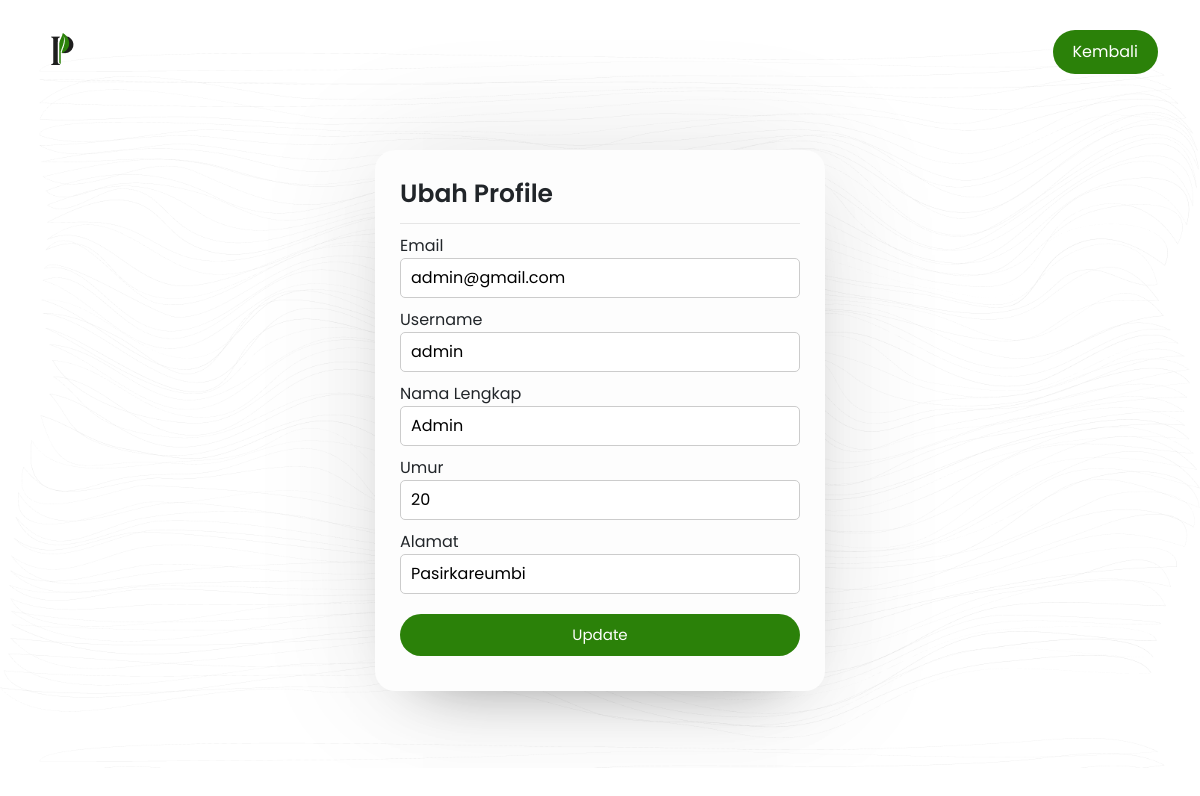
The page /edit-profile.php (signed in) on the database its author committed.
### tables this page shows
CREATE TABLE users(
    id int AUTO_INCREMENT PRIMARY KEY,
    email VARCHAR(255) NOT NULL,
    password VARCHAR(255) NOT NULL,
    username VARCHAR(255) NOT NULL,
    fullname VARCHAR(255) NOT NULL,
    age INT,
    alamat VARCHAR(255),
    latitude DECIMAL(9,6),
    longitude DECIMAL(9,6),
    role ENUM('admin', 'user') DEFAULT 'user'
);

### edit-profile.php (the view, shortened to what this page needs)
<?php
include("php/config.php");
?>
<!DOCTYPE html>
<html>
<head>
    <link rel="stylesheet" href="css/bootstrap.min.css">
    <link rel="stylesheet" href="css/login.css">
</head>
<body class="body-fixed">
    <header class="site-header">
        <div class="container">
            <div class="row">
                <div class="col-lg-2">
                    <div class="header-logo">
                        <a href="menu.php">
                            <img src="image/logo_petanipintar.png" width="40" height="40" alt="Logo">
                        </a>
                    </div>
                </div>
                <div class="col-lg-10">
                    <div class="main-navigation">
                        <nav class="header-menu">
                            <ul class="menu">
                                <li>
                                    <button onclick="window.location.href='profile.php'" class="signup">Kembali</button>
                                </li>
                            </ul>
                        </nav>
                    </div>
                </div>
            </div>
        </div>
    </header>
    <div id="viewport">
        <div id="js-scroll-content">
            <div class="repeat-img" style="background-image: url(image/pattern1_background.png);">
                <div section="main-banner">
                    <div class="sec-wp">
                        <div class="box-container mt-5">
                            <div class="box form-box">
                                <?php
                                if (isset($_POST['submit'])) {
                                    $email = mysqli_real_escape_string($con, filter_var($_POST['email'], FILTER_SANITIZE_EMAIL));
                                    $username = $_POST['username'];
                                    $fullname = $_POST['fullname'];
                                    $age = $_POST['age'];
                                    $alamat = $_POST['alamat'];
                                    $id = $_SESSION['id'];
                                    if (!filter_var($email, FILTER_VALIDATE_EMAIL)) {
                                        echo "<div class='message'>
                                            <p>Format email tidak valid!</p>
                                        </div> <br>";
                                        echo "<a href='javascript:self.history.back()'><button class='btn'>Ulangi</button>";
                                    } else {
                                        $latitude = null;
                                        $longitude = null;
                                        $alamat_valid = true;
                                        if (!empty(trim($alamat)) && preg_match("/^[a-zA-Z0-9\s.,-]+$/", $alamat)) {
                                            $options = array(
                                                'http' => array(
                                                    'method' => "GET",
                                                    'header' => "User-Agent: PetaniPintar\r\n"
                                                )
                                            );
                                            $context = stream_context_create($options);
                                            $geocode = file_get_contents('https://nominatim.openstreetmap.org/search?format=json&q=' . urlencode($alamat), false, $context);
                                            $output = json_decode($geocode);
                                            if (isset($output[0]->lat) && isset($output[0]->lon)) {
                                                $latitude = $output[0]->lat;
                                                $longitude = $output[0]->lon;
                                            } else {
                                                $alamat_valid = false;
                                                echo "<div class='message'>
                                                    <p>Alamat tidak valid. Silakan coba lagi!</p>
                                                </div> <br>";
                                                echo "<a href='javascript:self.history.back()'><button class='btn'>Ulangi</button>";
                                            }
                                        } elseif (!empty(trim($alamat))) {
                                            $alamat_valid = false;
                                            echo "<div class='message'>
                                            <p>Alamat tidak valid. Silakan masukkan alamat yang valid!</p>
                                        </div> <br>";
                                            echo "<a href='javascript:self.history.back()'><button class='btn'>Ulangi</button>";
                                        }
                                        if ($alamat_valid) {
                                            $edit_query = "UPDATE users SET
                                                        Username='$username',
                                                        Email='$email',
                                                        Fullname='$fullname',
                                                        Age='$age'";
                                            if (!empty(trim($alamat))) {
                                                $edit_query .= ", Alamat='$alamat', latitude='$latitude', longitude='$longitude'";
                                            }
                                            $edit_query .= " WHERE Id=$id";
                                            $result = mysqli_query($con, $edit_query) or die("error occurred");
                                            if ($result) {
                                                echo "<div class='message'>
                                                    <h5><b>Profil Diperbarui!</b></h5>
                                                </div> <br>";
                                                echo "<a href='profile.php'><center><button class='signin'>Kembali ke Profil</button></center>";
                                            } else {
                                                echo "<div class='message'>
                                                    <p>Terjadi kesalahan saat mengupdate profil. Silakan coba lagi.</p>
                                                </div> <br>";
                                                echo "<a href='javascript:self.history.back()'><button class='btn'>Ulangi</button>";
                                            }
                                        }
                                    }
                                } else {
                                    $id = $_SESSION['id'];
                                    $query = mysqli_query($con, "SELECT*FROM users WHERE id=$id ");
                                    while ($result = mysqli_fetch_assoc($query)) {
                                        $res_email = $result['email'];
                                        $res_username = $result['username'];
                                        $res_fullname = $result['fullname'];
                                        $res_age = $result['age'];
                                        $res_alamat = $result['alamat'];
                                    }
                                ?>
                                    <header>Ubah Profile</header>
                                    <form action="" method="post">
                                        <div class="field input">
                                            <label for="email">Email</label>
                                            <input type="text" name="email" id="email" value="<?php echo $res_email; ?>" autocomplete="off" required>
                                        </div>
                                        <div class="field input">
                                            <label for="username">Username</label>
                                            <input type="text" name="username" id="username" value="<?php echo $res_username; ?>" autocomplete="off" required>
                                        </div>
                                        <div class="field input">
                                            <label for="fullname">Nama Lengkap</label>
                                            <input type="text" name="fullname" id="fullname" value="<?php echo $res_fullname; ?>" autocomplete="off" required>
                                        </div>
                                        <div class="field input">
                                            <label for="age">Umur</label>
                                            <input type="number" name="age" id="age" value="<?php echo $res_age; ?>" autocomplete="off" required>
                                        </div>
                                        <div class="field input">
                                            <label for="alamat">Alamat</label>
                                            <input type="text" name="alamat" id="alamat" value="<?php echo $res_alamat; ?>" autocomplete="off">
                                        </div>
                                        <div class="field">
                                            <input type="submit" class="btn" name="submit" value="Update" required>
                                        </div>
                                    </form>
                            </div>
                        <?php } ?>
                        </div>
                    </div>
                </div>
            </div>
        </div>
</body>
</html>

### css/login.css (style rules this page uses)
* { box-sizing: border-box; }
body { background-color: white; font-family: "Poppins", sans-serif; text-rendering: optimizeLegibility; }
body, html { overflow-x: hidden; }
img { max-width: 100%; }
a { background-color: transparent; text-decoration: none; outline: none; }
button { padding: 10px 20px; font-weight: 400; background-color: transparent; text-decoration: none; outline: none; }
ul { list-style: none; margin: 0; padding: 0; }
.sec-wp { position: relative; z-index: 1; }
.repeat-img { background-size: contain; background-repeat: repeat; }
.site-header { position: fixed; display: flex; align-items: center; padding: 30px 0; top: 0; left: 0; width: 100%; z-index: 99; transition: 0.5s; border-bottom: 1px solid transparent; }
.main-navigation { display: flex; width: 100%; height: 100%; justify-content: flex-end; align-items: center; }
.main-navigation .menu li { display: inline-block; position: relative; margin: 0 6px; }
.main-navigation .menu li:first-child { margin-left: 0; }
.main-navigation .menu li:last-child { margin-right: 0; }
.box-container { padding-top: 25px; display: flex; align-items: center; justify-content: center; min-height: 90vh; }
.box { background: #fdfdfd; display: flex; flex-direction: column; padding: 25px 25px; border-radius: 20px; box-shadow: 0 0 128px 0 rgba(0, 0, 0, 0.1), 0 32px 64px -48px rgba(0, 0, 0, 0.5); }
.form-box { width: 450px; margin: 0px 10px; }
.form-box header { font-size: 25px; font-weight: 600; padding-bottom: 10px; border-bottom: 1px solid #e6e6e6; margin-bottom: 10px; }
.form-box form .field { display: flex; margin-bottom: 10px; flex-direction: column; }
.form-box form .input input { height: 40px; width: 100%; font-size: 16px; padding: 0 10px; border-radius: 5px; border: 1px solid #ccc; outline: none; }
.btn { height: 42px; background: #2b8109; border: 0; color: white; font-size: 15px; cursor: pointer; transition: all 0.3s; margin-top: 10px; padding: 0px 10px; border-radius: 60px; }
.signup { margin-left: 10px; background-color: #2b8109; color: white; outline: none; border: none; border-radius: 30px; text-decoration: none; transition: 0.8s cubic-bezier(0.22, 0.78, 0.45, 1.02); }
@media (max-width: 1399px) { .main-navigation .menu li { margin: 0 3px; } }

### rows shown on the page
users: email "admin@gmail.com", username "admin", fullname "Admin", age "20", alamat "Pasirkareumbi"
